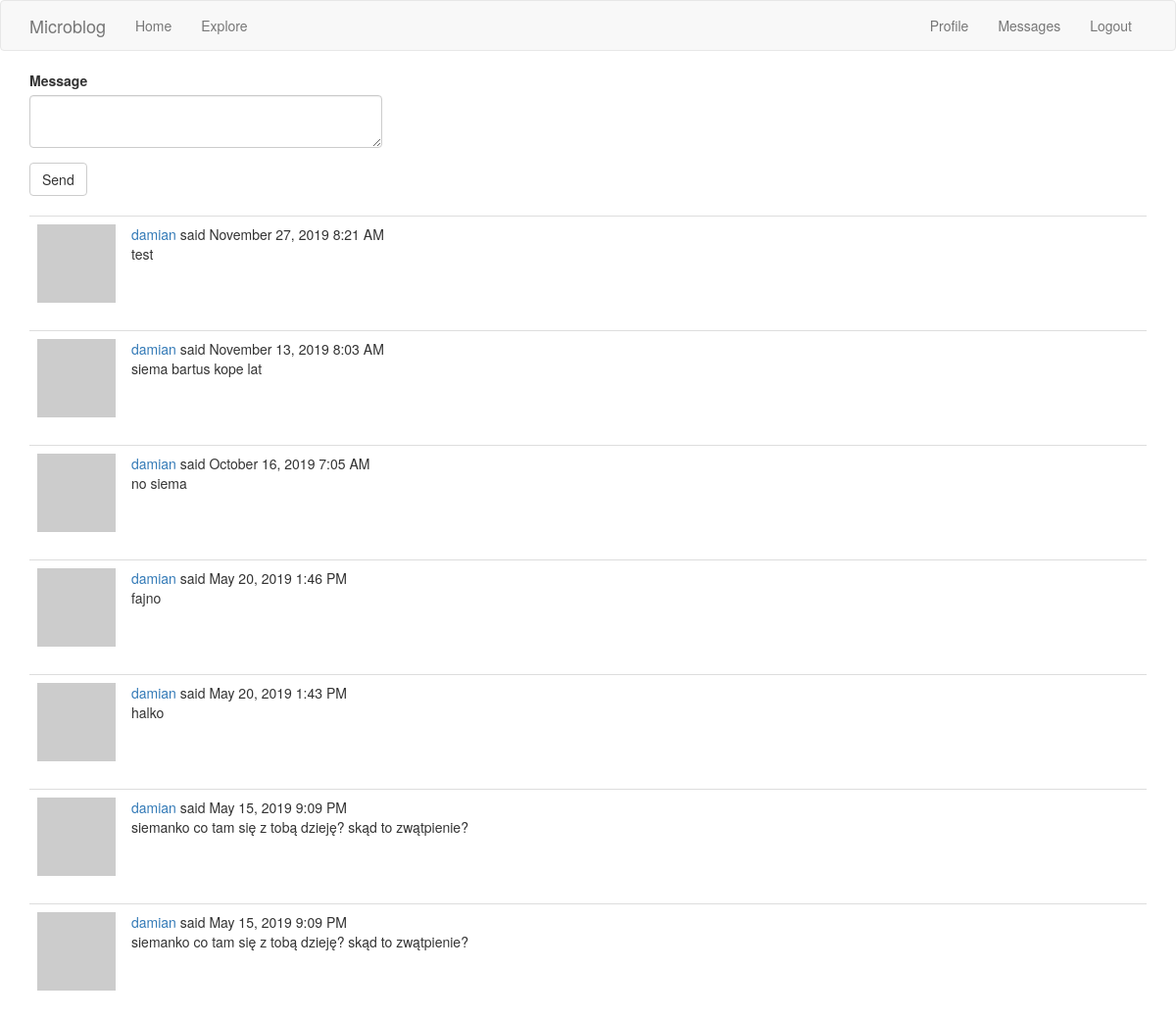
/messages/damian (signed in), run on the app's committed database.
### app/models.py (models this page shows, shortened)
class Message(db.Model):
    id = db.Column(db.Integer, primary_key=True)
    sender_id = db.Column(db.Integer, db.ForeignKey('user.id'))
    recipient_id = db.Column(db.Integer, db.ForeignKey('user.id'))
    body = db.Column(db.String(200))
    timestamp = db.Column(db.DateTime, index=True, default=datetime.utcnow)

### app/routes.py (the view)
@app.route('/messages/<username>')
@login_required
def conversation(username):
    current_user.last_message_read_time = datetime.utcnow()
    db.session.commit()
    form = MessageForm()
    messages = (Message.query.filter(Message.sender_id == current_user.id)).\
        union(Message.query.filter(Message.sender_id == db.session.query(User.id).filter(User.username == username))).\
        order_by(Message.timestamp.desc())
    return render_template('conversation.html', messages=messages.all(), form=form)

### app/forms.py
class MessageForm(FlaskForm):
    message = TextAreaField(_l('Message'), validators=[DataRequired(), Length(min=1, max=200)])
    submit = SubmitField(_l('Send'))

### app/models.py (called while the page is built)
@login.user_loader
def load_user(id):
    return User.query.get(int(id))

    def avatar(self, size):
        digest = md5(self.email.lower().encode('utf-8')).hexdigest()
        return 'https://www.gravatar.com/avatar/{}?d=identicon&s={}'.format(
            digest, size)

    def new_messages(self):
        last_read_time = self.last_message_read_time or datetime(1900, 1, 1)
        return Message.query.filter_by(recipient=self).filter(
            Message.timestamp > last_read_time).count()

### app/routes.py (called while the page is built)
@app.before_request
def before_request():
    if current_user.is_authenticated:
        current_user.last_seen = datetime.utcnow()
        db.session.commit()
    g.locale = str(get_locale())

### app/templates/conversation.html
{% extends "base.html" %}
{% import 'bootstrap/wtf.html' as wtf %}
{% block app_content %}
    <div class="row">
        <div class="col-md-4">
            {{ wtf.quick_form(form) }}
        </div>
    </div>
    <br>
    {% for post in messages %}
        {% include '_post.html' %}
    {% endfor %}
{% endblock %}

### app/templates/_post.html (shortened to what this page needs)
    <table class="table table-hover">
        <tr>
            <td width="30px">
                <a href="{{ url_for('user', username=post.author.username) }}">
                    <img src="{{ post.author.avatar(30) }}" />
                </a>
            </td>
            <td>
                {{ _('%(username)s said %(when)s',
                    username=user_link, when=moment(post.timestamp).format('LLL')) }}
                <br>
                {{ post.body }}
            </td>
        </tr>
    </table>

### data on the page
Message: body "test"
Message: body "siema bartus kope lat"
Message: body "no siema"
Message: body "fajno"
Message: body "halko"
Message: body "siemanko co tam się z tobą dzieję? skąd to zwątpienie?"
Message: body "siemanko co tam się z tobą dzieję? skąd to zwątpienie?"
